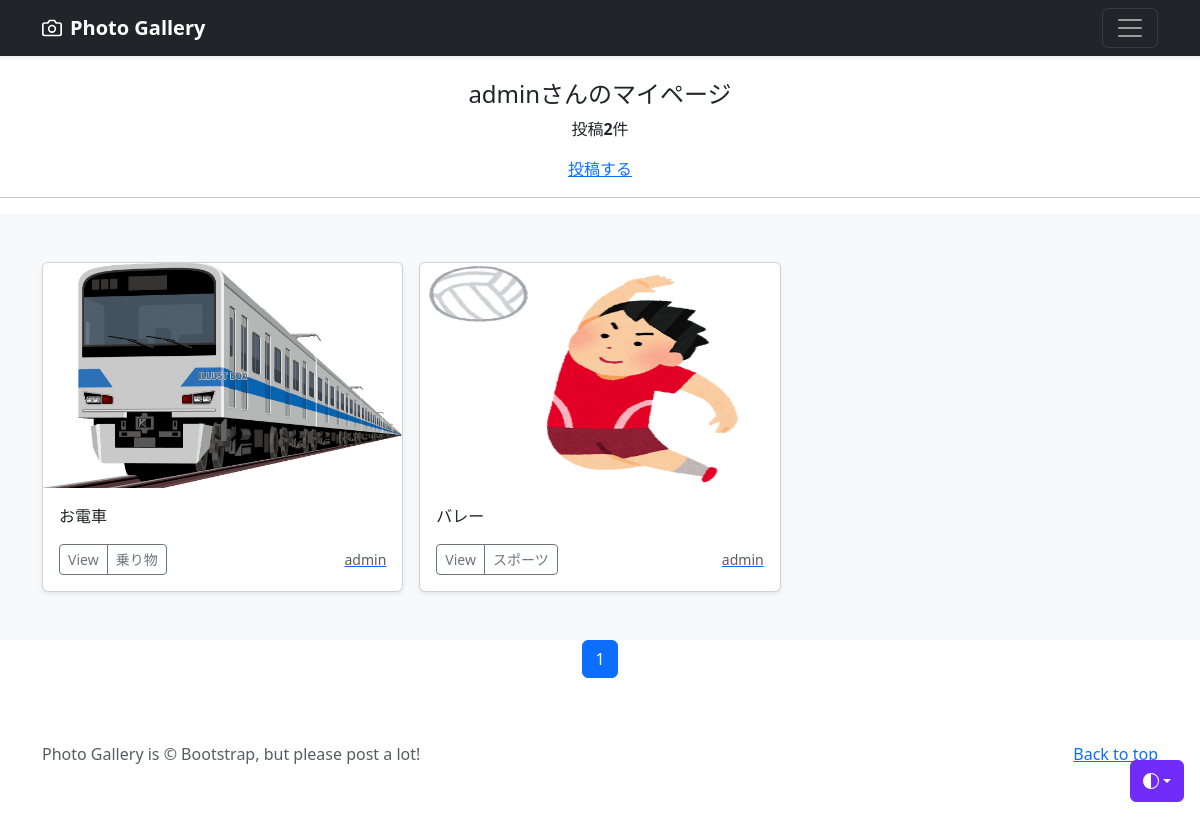
Screenshot of /mypage/ (signed in) with the database file from the repository.
### accounts/models.py (models this page shows)
class CustomUser(AbstractUser):
    pass

### photo/models.py (models this page shows, shortened)
class PhotoPost(models.Model):
    user = models.ForeignKey(
        CustomUser,
        verbose_name='ユーザー',
        on_delete=models.CASCADE
    )
    category = models.ForeignKey(
        Category,
        verbose_name='カテゴリ',
        on_delete=models.PROTECT
    )
    title = models.CharField(
        verbose_name='タイトル',
        max_length=200
    )
    comment = models.TextField(
        verbose_name='コメント',
    )
    image1 = models.ImageField(
        verbose_name='イメージ1',
        upload_to = 'photos'
    )
    image2 = models.ImageField(
        verbose_name='イメージ2',
        upload_to = 'photos',
        blank=True,
        null=True
    )
    posted_at = models.DateTimeField(
        verbose_name='投稿日時',
        auto_now_add=True
    )

class Category(models.Model):
    title = models.CharField(
        verbose_name='カテゴリ',
        max_length=20)

### photo/views.py (the view)
# urls.py: path('mypage/', views.MypageView.as_view(), name='mypage'),
class MypageView(ListView):
    template_name = "mypage.html"
    paginate_by = 9
    def get_queryset(self):
        queryset = PhotoPost.objects.filter(user=self.request.user).order_by('-posted_at')
        return queryset

### photo/templates/mypage.html (shortened to what this page needs)
{% extends 'base.html' %}
    {% block contents %}
    {% if user.is_authenticated %}
        <br>
        <div style="text-align:center">
            <h4>{{user.username}}さんのマイページ</h4>
            {% if object_list.count == 0 %}
                <p>{{user.username}}さんの投稿はありません</p>
            {% else %}
                <p>投稿<strong>{{object_list.count}}</strong>件</p>
            {% endif %}
            <a href="{% url 'photo:post' %}">投稿する</a>
        </div>
        <hr>
    {% endif %}
    {% include "photos_list.html" %}
    {% include "pagination.html" %}
    {% endblock %}

### photo/templates/photos_list.html
  <div class="album py-5 bg-light">
    <div class="container">
      <div class="row row-cols-1 row-cols-sm-2 row-cols-md-3 g-3">
        {% for record in object_list %}
        <div class="col">
          <div class="card shadow-sm">
            <img src="{{ record.image1.url }}" class="bd-placeholder-img card-img-top" width="100%" height="225" xmlns="http://www.w3.org/2000/svg" role="img" aria-label="Placeholder: Thumbnail" preserveAspectRatio="xMidYMid slice" focusable="false"><title>Placeholder</title><rect width="100%" height="100%" fill="#55595c"/></img>
            <div class="card-body">
              <p class="card-text">{{record.title}}</p>
              <div class="d-flex justify-content-between align-items-center">
                <div class="btn-group">
                  <button type="button" class="btn btn-sm btn-outline-secondary" onclick="location.href='{% url 'photo:photo_detail' record.pk %}'">View</button>
                  <button type="button" class="btn btn-sm btn-outline-secondary" onclick="location.href='{% url 'photo:photos_cat' category=record.category.id %}'">{{record.category.title}}</button>
                </div>
                <a href="{% url 'photo:user_list' user=record.user.id %}">
                  <small class="text-muted">{{record.user.username}}</small>
                </a>
              </div>
            </div>
          </div>
        </div>
        {% endfor %}
      </div>
    </div>
  </div>

### photo/templates/base.html (style rules this page uses)
.bd-placeholder-img { font-size: 1.125rem; text-anchor: middle; -webkit-user-select: none; -moz-user-select: none; user-select: none; }

### rows the page displays
CustomUser: username "admin"
PhotoPost: image1 (picture), title "お電車", category "乗り物", user.username "admin"
PhotoPost: image1 (picture), title "バレー", category "スポーツ", user.username "admin"

### other values shown
{{ object_list.count }} "2"
{{ num }} "1"
